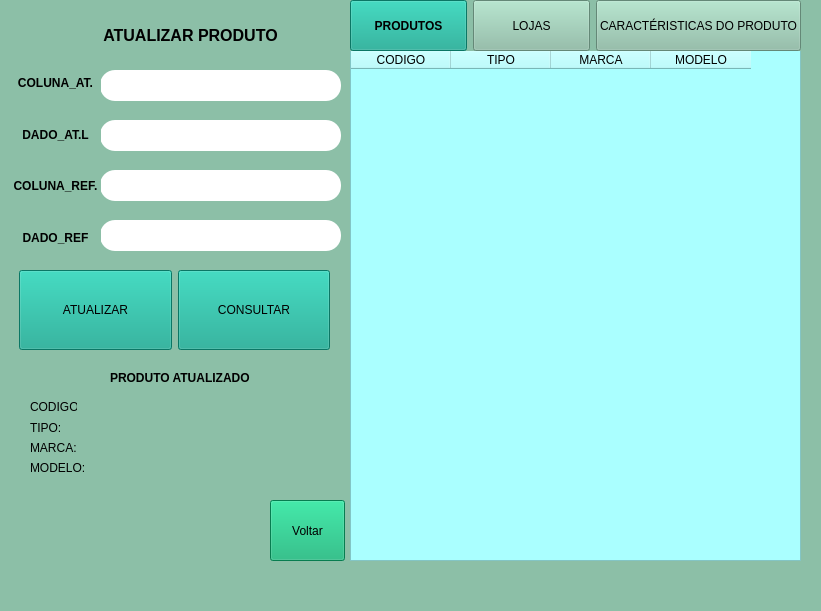
<?xml version="1.0" encoding="UTF-8"?>
<ui version="4.0">
 <class>MainWindow</class>
 <widget class="QMainWindow" name="MainWindow">
  <property name="geometry">
   <rect>
    <x>0</x>
    <y>0</y>
    <width>821</width>
    <height>611</height>
   </rect>
  </property>
  <property name="windowTitle">
   <string>MainWindow</string>
  </property>
  <property name="styleSheet">
   <string notr="true">background-color:rgb(140, 191, 167)</string>
  </property>
  <widget class="QWidget" name="centralwidget">
   <widget class="QTableWidget" name="tableWidget">
    <property name="geometry">
     <rect>
      <x>350</x>
      <y>50</y>
      <width>451</width>
      <height>511</height>
     </rect>
    </property>
    <property name="styleSheet">
     <string notr="true">background-color: rgb(170, 255, 255);</string>
    </property>
    <column>
     <property name="text">
      <string>CODIGO</string>
     </property>
    </column>
    <column>
     <property name="text">
      <string>TIPO</string>
     </property>
    </column>
    <column>
     <property name="text">
      <string>MARCA</string>
     </property>
    </column>
    <column>
     <property name="text">
      <string>MODELO</string>
     </property>
    </column>
   </widget>
   <widget class="QLabel" name="label">
    <property name="geometry">
     <rect>
      <x>80</x>
      <y>10</y>
      <width>221</width>
      <height>51</height>
     </rect>
    </property>
    <property name="text">
     <string>&lt;html&gt;&lt;head/&gt;&lt;body&gt;&lt;p&gt;&lt;span style=&quot; font-size:12pt; font-weight:600;&quot;&gt;ATUALIZAR PRODUTO&lt;/span&gt;&lt;/p&gt;&lt;/body&gt;&lt;/html&gt;</string>
    </property>
    <property name="alignment">
     <set>Qt::AlignCenter</set>
    </property>
   </widget>
   <widget class="QLineEdit" name="lineEdit">
    <property name="geometry">
     <rect>
      <x>100</x>
      <y>70</y>
      <width>241</width>
      <height>31</height>
     </rect>
    </property>
    <property name="font">
     <font>
      <pointsize>12</pointsize>
     </font>
    </property>
    <property name="styleSheet">
     <string notr="true">background-color: rgb(255, 170, 0);
border-color: qlineargradient(spread:pad, x1:0, y1:0, x2:1, y2:0, stop:0 rgba(0, 0, 0, 255), stop:1 rgba(255, 255, 255, 255));
border-color: rgb(0, 0, 0);
border-radius:15px;
background-color: rgb(255, 255, 255);
border-color: qlineargradient(spread:pad, x1:0, y1:0, x2:1, y2:0, stop:0 rgba(0, 0, 0, 255), stop:1 rgba(255, 255, 255, 255));
border-width: 2px; 
border - style:outset;
border - color:black;</string>
    </property>
   </widget>
   <widget class="QLineEdit" name="lineEdit_2">
    <property name="geometry">
     <rect>
      <x>100</x>
      <y>120</y>
      <width>241</width>
      <height>31</height>
     </rect>
    </property>
    <property name="font">
     <font>
      <pointsize>12</pointsize>
     </font>
    </property>
    <property name="styleSheet">
     <string notr="true">background-color: rgb(255, 170, 0);
border-color: qlineargradient(spread:pad, x1:0, y1:0, x2:1, y2:0, stop:0 rgba(0, 0, 0, 255), stop:1 rgba(255, 255, 255, 255));
border-color: rgb(0, 0, 0);
border-radius:15px;
background-color: rgb(255, 255, 255);
border-color: qlineargradient(spread:pad, x1:0, y1:0, x2:1, y2:0, stop:0 rgba(0, 0, 0, 255), stop:1 rgba(255, 255, 255, 255));
border-width: 2px; 
border - style:outset;
border - color:black;</string>
    </property>
   </widget>
   <widget class="QLineEdit" name="lineEdit_3">
    <property name="geometry">
     <rect>
      <x>100</x>
      <y>170</y>
      <width>241</width>
      <height>31</height>
     </rect>
    </property>
    <property name="font">
     <font>
      <pointsize>12</pointsize>
     </font>
    </property>
    <property name="styleSheet">
     <string notr="true">background-color: rgb(255, 170, 0);
border-color: qlineargradient(spread:pad, x1:0, y1:0, x2:1, y2:0, stop:0 rgba(0, 0, 0, 255), stop:1 rgba(255, 255, 255, 255));
border-color: rgb(0, 0, 0);
border-radius:15px;
background-color: rgb(255, 255, 255);
border-color: qlineargradient(spread:pad, x1:0, y1:0, x2:1, y2:0, stop:0 rgba(0, 0, 0, 255), stop:1 rgba(255, 255, 255, 255));
border-width: 2px; 
border - style:outset;
border - color:black;</string>
    </property>
   </widget>
   <widget class="QLineEdit" name="lineEdit_4">
    <property name="geometry">
     <rect>
      <x>100</x>
      <y>220</y>
      <width>241</width>
      <height>31</height>
     </rect>
    </property>
    <property name="font">
     <font>
      <pointsize>12</pointsize>
     </font>
    </property>
    <property name="styleSheet">
     <string notr="true">background-color: rgb(255, 170, 0);
border-color: qlineargradient(spread:pad, x1:0, y1:0, x2:1, y2:0, stop:0 rgba(0, 0, 0, 255), stop:1 rgba(255, 255, 255, 255));
border-color: rgb(0, 0, 0);
border-radius:15px;
background-color: rgb(255, 255, 255);
border-color: qlineargradient(spread:pad, x1:0, y1:0, x2:1, y2:0, stop:0 rgba(0, 0, 0, 255), stop:1 rgba(255, 255, 255, 255));
border-width: 2px; 
border - style:outset;
border - color:black;</string>
    </property>
    <property name="text">
     <string/>
    </property>
   </widget>
   <widget class="QWidget" name="horizontalLayoutWidget">
    <property name="geometry">
     <rect>
      <x>350</x>
      <y>0</y>
      <width>451</width>
      <height>51</height>
     </rect>
    </property>
    <layout class="QHBoxLayout" name="horizontalLayout">
     <item>
      <widget class="QPushButton" name="pushButton_5">
       <property name="sizePolicy">
        <sizepolicy hsizetype="Preferred" vsizetype="Preferred">
         <horstretch>0</horstretch>
         <verstretch>0</verstretch>
        </sizepolicy>
       </property>
       <property name="font">
        <font>
         <weight>75</weight>
         <bold>true</bold>
        </font>
       </property>
       <property name="styleSheet">
        <string notr="true">
background-color: rgb(15, 166, 141);</string>
       </property>
       <property name="text">
        <string>PRODUTOS</string>
       </property>
      </widget>
     </item>
     <item>
      <widget class="QPushButton" name="pushButton_4">
       <property name="sizePolicy">
        <sizepolicy hsizetype="Preferred" vsizetype="Preferred">
         <horstretch>0</horstretch>
         <verstretch>0</verstretch>
        </sizepolicy>
       </property>
       <property name="text">
        <string>LOJAS</string>
       </property>
      </widget>
     </item>
     <item>
      <widget class="QPushButton" name="pushButton_3">
       <property name="sizePolicy">
        <sizepolicy hsizetype="Preferred" vsizetype="Preferred">
         <horstretch>0</horstretch>
         <verstretch>0</verstretch>
        </sizepolicy>
       </property>
       <property name="text">
        <string>CARACTÉRISTICAS DO PRODUTO</string>
       </property>
      </widget>
     </item>
    </layout>
   </widget>
   <widget class="QLabel" name="label_15">
    <property name="geometry">
     <rect>
      <x>80</x>
      <y>460</y>
      <width>131</width>
      <height>16</height>
     </rect>
    </property>
    <property name="text">
     <string/>
    </property>
   </widget>
   <widget class="QLabel" name="label_13">
    <property name="geometry">
     <rect>
      <x>80</x>
      <y>440</y>
      <width>101</width>
      <height>16</height>
     </rect>
    </property>
    <property name="text">
     <string/>
    </property>
   </widget>
   <widget class="QLabel" name="label_8">
    <property name="geometry">
     <rect>
      <x>30</x>
      <y>400</y>
      <width>47</width>
      <height>13</height>
     </rect>
    </property>
    <property name="text">
     <string>CODIGO:</string>
    </property>
   </widget>
   <widget class="QLabel" name="label_10">
    <property name="geometry">
     <rect>
      <x>30</x>
      <y>420</y>
      <width>101</width>
      <height>16</height>
     </rect>
    </property>
    <property name="text">
     <string>TIPO:</string>
    </property>
   </widget>
   <widget class="QLabel" name="label_9">
    <property name="geometry">
     <rect>
      <x>80</x>
      <y>400</y>
      <width>131</width>
      <height>16</height>
     </rect>
    </property>
    <property name="text">
     <string/>
    </property>
   </widget>
   <widget class="QLabel" name="label_7">
    <property name="geometry">
     <rect>
      <x>110</x>
      <y>370</y>
      <width>151</width>
      <height>16</height>
     </rect>
    </property>
    <property name="text">
     <string>&lt;html&gt;&lt;head/&gt;&lt;body&gt;&lt;p&gt;&lt;span style=&quot; font-weight:600;&quot;&gt;PRODUTO  ATUALIZADO&lt;/span&gt;&lt;/p&gt;&lt;/body&gt;&lt;/html&gt;</string>
    </property>
   </widget>
   <widget class="QLabel" name="label_12">
    <property name="geometry">
     <rect>
      <x>30</x>
      <y>440</y>
      <width>81</width>
      <height>16</height>
     </rect>
    </property>
    <property name="text">
     <string>MARCA:</string>
    </property>
   </widget>
   <widget class="QLabel" name="label_11">
    <property name="geometry">
     <rect>
      <x>70</x>
      <y>420</y>
      <width>121</width>
      <height>20</height>
     </rect>
    </property>
    <property name="text">
     <string/>
    </property>
   </widget>
   <widget class="QLabel" name="label_14">
    <property name="geometry">
     <rect>
      <x>30</x>
      <y>460</y>
      <width>81</width>
      <height>16</height>
     </rect>
    </property>
    <property name="text">
     <string>MODELO:</string>
    </property>
   </widget>
   <widget class="QWidget" name="horizontalLayoutWidget_2">
    <property name="geometry">
     <rect>
      <x>19</x>
      <y>270</y>
      <width>311</width>
      <height>80</height>
     </rect>
    </property>
    <layout class="QHBoxLayout" name="horizontalLayout_2">
     <item>
      <widget class="QPushButton" name="pushButton">
       <property name="sizePolicy">
        <sizepolicy hsizetype="Preferred" vsizetype="Preferred">
         <horstretch>0</horstretch>
         <verstretch>0</verstretch>
        </sizepolicy>
       </property>
       <property name="styleSheet">
        <string notr="true">
background-color: rgb(15, 166, 141);</string>
       </property>
       <property name="text">
        <string>ATUALIZAR</string>
       </property>
      </widget>
     </item>
     <item>
      <widget class="QPushButton" name="pushButton_2">
       <property name="sizePolicy">
        <sizepolicy hsizetype="Preferred" vsizetype="Preferred">
         <horstretch>0</horstretch>
         <verstretch>0</verstretch>
        </sizepolicy>
       </property>
       <property name="styleSheet">
        <string notr="true">
background-color: rgb(15, 166, 141);</string>
       </property>
       <property name="text">
        <string>CONSULTAR</string>
       </property>
      </widget>
     </item>
    </layout>
   </widget>
   <widget class="QWidget" name="verticalLayoutWidget">
    <property name="geometry">
     <rect>
      <x>10</x>
      <y>60</y>
      <width>91</width>
      <height>201</height>
     </rect>
    </property>
    <layout class="QVBoxLayout" name="verticalLayout_3">
     <item>
      <widget class="QLabel" name="label_2">
       <property name="text">
        <string>&lt;html&gt;&lt;head/&gt;&lt;body&gt;&lt;p&gt;&lt;span style=&quot; font-weight:600;&quot;&gt;COLUNA_AT.&lt;/span&gt;&lt;/p&gt;&lt;/body&gt;&lt;/html&gt;</string>
       </property>
       <property name="alignment">
        <set>Qt::AlignCenter</set>
       </property>
      </widget>
     </item>
     <item>
      <widget class="QLabel" name="label_3">
       <property name="text">
        <string>&lt;html&gt;&lt;head/&gt;&lt;body&gt;&lt;p&gt;&lt;span style=&quot; font-weight:600;&quot;&gt;DADO_AT.L&lt;/span&gt;&lt;/p&gt;&lt;/body&gt;&lt;/html&gt;</string>
       </property>
       <property name="alignment">
        <set>Qt::AlignCenter</set>
       </property>
      </widget>
     </item>
     <item>
      <widget class="QLabel" name="label_4">
       <property name="text">
        <string>&lt;html&gt;&lt;head/&gt;&lt;body&gt;&lt;p&gt;&lt;span style=&quot; font-weight:600;&quot;&gt;COLUNA_REF.&lt;/span&gt;&lt;/p&gt;&lt;/body&gt;&lt;/html&gt;</string>
       </property>
       <property name="alignment">
        <set>Qt::AlignCenter</set>
       </property>
      </widget>
     </item>
     <item>
      <widget class="QLabel" name="label_5">
       <property name="text">
        <string>&lt;html&gt;&lt;head/&gt;&lt;body&gt;&lt;p&gt;&lt;span style=&quot; font-weight:600;&quot;&gt;DADO_REF&lt;/span&gt;&lt;/p&gt;&lt;/body&gt;&lt;/html&gt;</string>
       </property>
       <property name="alignment">
        <set>Qt::AlignCenter</set>
       </property>
      </widget>
     </item>
    </layout>
   </widget>
   <widget class="QPushButton" name="pushButton_6">
    <property name="geometry">
     <rect>
      <x>270</x>
      <y>500</y>
      <width>75</width>
      <height>61</height>
     </rect>
    </property>
    <property name="styleSheet">
     <string notr="true">background-color: rgb(10, 175, 112);
</string>
    </property>
    <property name="text">
     <string>Voltar</string>
    </property>
   </widget>
  </widget>
  <widget class="QMenuBar" name="menubar">
   <property name="geometry">
    <rect>
     <x>0</x>
     <y>0</y>
     <width>821</width>
     <height>21</height>
    </rect>
   </property>
  </widget>
  <widget class="QStatusBar" name="statusbar"/>
 </widget>
 <resources/>
 <connections/>
</ui>
